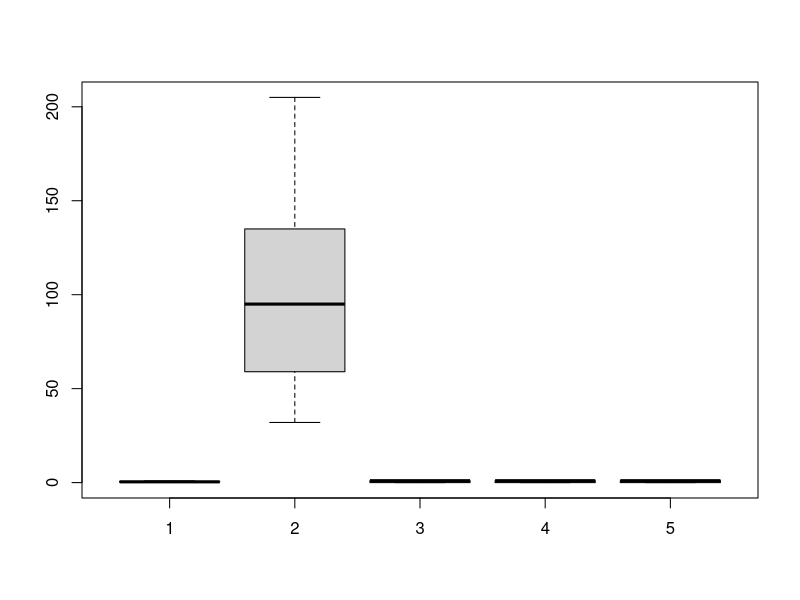
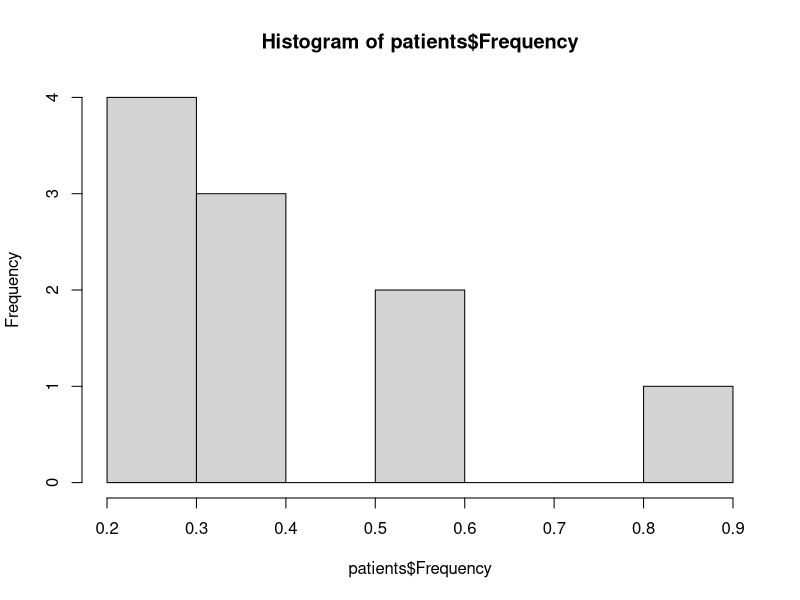
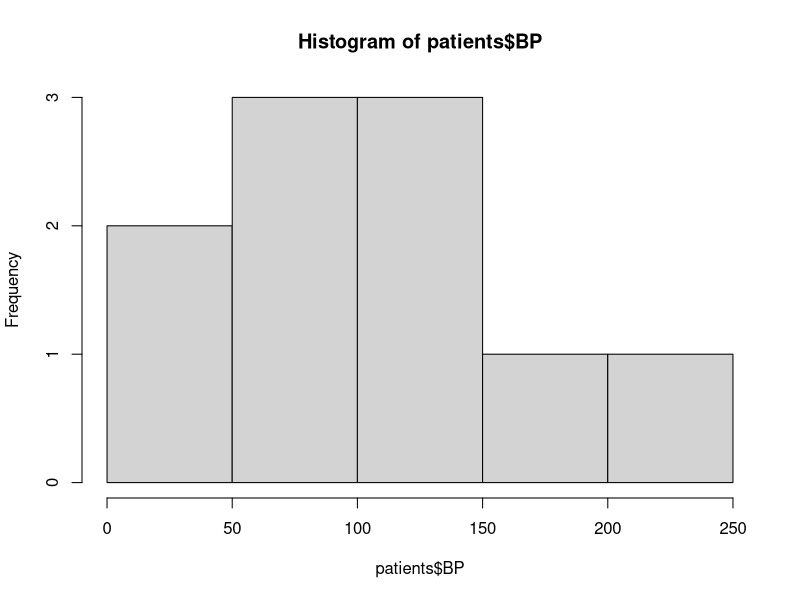
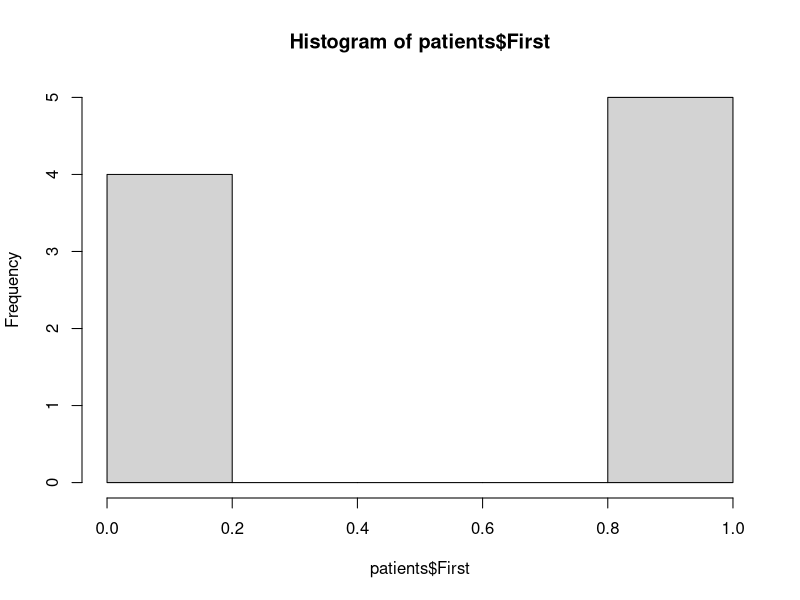
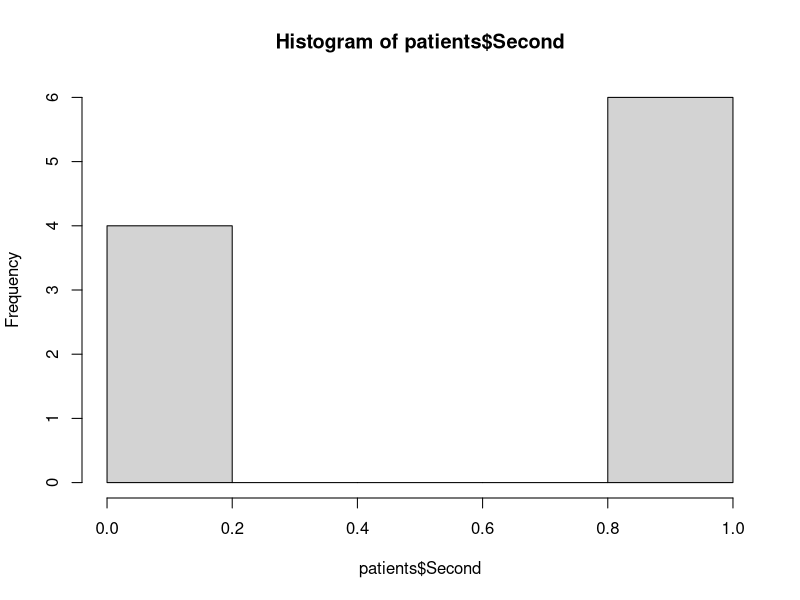
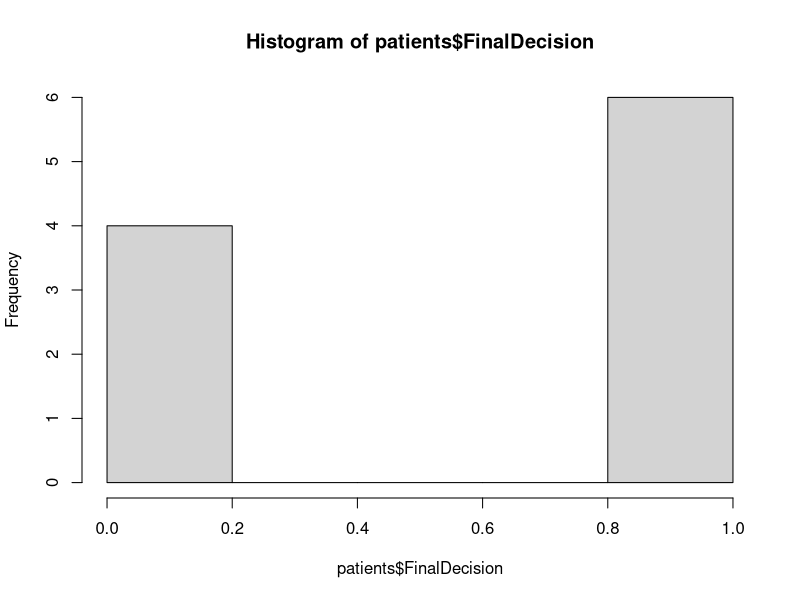

Source code (R) for these figures, in order:
Frequency <- c(.6, .3, .4, .4, .2, .6, .3, .4, .9, .2)
BP <- c(103, 87, 32, 42, 59, 109, 78, 205, 135, 176)
First <- c(1, 1, 1, 1, 0, 0, 0, 0, "", 1)
Second <- c(0, 0, 1, 1, 0, 0, 1, 1, 1, 1)
FinalDecision <- c(0, 1, 0, 1, 0, 1, 0, 1, 1, 1)

First <- as.numeric(First)

patients <- data.frame(Frequency, BP, First, Second, FinalDecision)
boxplot(patients$Frequency, patients$BP, patients$First, patients$Second, patients$FinalDecision)
hist(patients$Frequency)
hist(patients$BP)
hist(patients$First)
hist(patients$Second)
hist(patients$FinalDecision)
